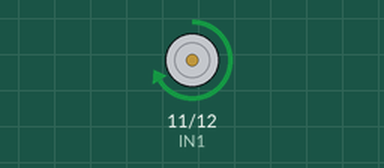
A sketch run on a simulated Arduino Uno, built with avr-gcc and run on an emulated ATmega328P. On the bench: motor-driver pin pairs drawn as motors (green arrow = first pin HIGH = forward, orange = second pin HIGH = backward, longer = more drive, scaled by the enable pin).

Above: at 1.0 s.
At 3.0 s:
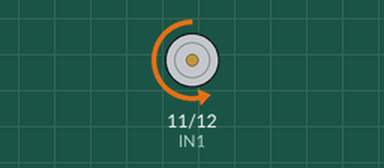
Timing chart, 0 to 5.2 s (numbered marks = the images above):
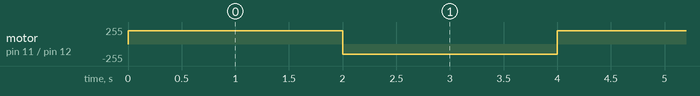

Measured:
- by itself, motor on pin 11 (IN1) / pin 12 (IN2): alternates forward 200/255 for 2.0 s and backward 150/255 for 2.0 s

The sketch:

L298N_outline.ino
```cpp
// Define motor control pins
const int IN1 = 11;     // Motor direction control pin 1
const int IN2 = 12;     // Motor direction control pin 2
const int ENA = 10;    // Motor speed control (PWM)

// Function to initialize motor pins
void setup() {
  pinMode(IN1, OUTPUT);
  pinMode(IN2, OUTPUT);
  pinMode(ENA, OUTPUT);

  // Start with the motor off
  stopMotor();
}

// Function to move the motor forward
void forward(int speed) {
  digitalWrite(IN1, HIGH);  // Set IN1 HIGH
  digitalWrite(IN2, LOW);   // Set IN2 LOW
  analogWrite(ENA, speed);  // Set motor speed (0-255)
}

// Function to move the motor backward
void backward(int speed) {
  digitalWrite(IN1, LOW);   // Set IN1 LOW
  digitalWrite(IN2, HIGH);  // Set IN2 HIGH
  analogWrite(ENA, speed);  // Set motor speed (0-255)
}

// Function to stop the motor
void stopMotor() {
  digitalWrite(IN1, LOW);
  digitalWrite(IN2, LOW);
  analogWrite(ENA, 0);      // Set speed to 0
}

// Main loop
void loop() {
  forward(200);    // Move forward at 80% speed
  delay(2000);     // Run for 2 seconds

  backward(150);   // Move backward at 60% speed
  delay(2000);     // Run for 2 seconds

  // stopMotor();     // Stop the motor
  // delay(2000);     // Pause for 2 seconds
}
```
